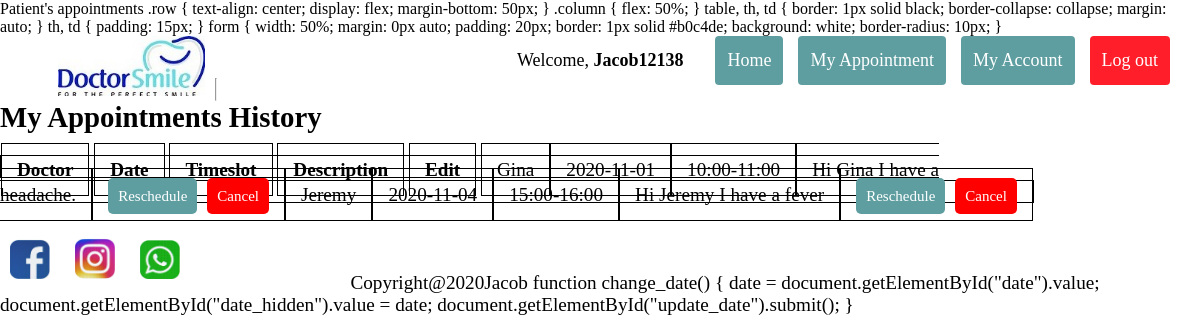
The page /patient_appointment.php (signed in) on the database its author committed.
### tables this page shows
CREATE TABLE IF NOT EXISTS `appointments` (
  `appointment_id` int(11) NOT NULL AUTO_INCREMENT,
  `patient_id` int(11) NOT NULL,
  `doctor_id` int(11) NOT NULL,
  `appointment_date` date NOT NULL,
  `timeslot` varchar(20) NOT NULL,
  `description` text,
  PRIMARY KEY (`appointment_id`),
  KEY `doctor_id` (`doctor_id`),
  KEY `patient_id` (`patient_id`),
  KEY `appointment_date` (`appointment_date`)
);

CREATE TABLE IF NOT EXISTS `users` (
  `id` int(11) NOT NULL AUTO_INCREMENT,
  `username` varchar(255) NOT NULL,
  `email` varchar(255) NOT NULL,
  `password` varchar(255) NOT NULL,
  `type` varchar(20) DEFAULT 'patient',
  `address` varchar(255) DEFAULT NULL,
  `phone` varchar(22) DEFAULT NULL,
  `gender` varchar(8) NOT NULL DEFAULT 'Male',
  `profile_image` varchar(1) NOT NULL DEFAULT '0',
  PRIMARY KEY (`id`)
);

### patient_appointment.php (the view, shortened to what this page needs)
<!DOCTYPE html>
<html lang="en">
<head>
    <link rel="stylesheet" type="text/css" href="basic.css">
</head>
<body>
    <?php
    include('server.php');
    include('header.php');
    ?>
    <h2 style="text-align: center;">My Appointments History</h2>
    <br>
    <br>
    <table>
        <tr>
            <th>Doctor</th>
            <th>Date</th>
            <th>Timeslot</th>
            <th style='width:50%'>Description</th>
            <th>Edit</th>
        </tr>
        <?php
        $user_id = $_SESSION["id"];
        $query = "SELECT users.username, appointments.appointment_id, appointments.appointment_date, appointments.timeslot, appointments.description
        FROM appointments
        INNER JOIN users ON appointments.doctor_id=users.id WHERE appointments.patient_id = $user_id ORDER BY appointment_date;";
        $result = mysqli_query($db, $query);
        while ($row = mysqli_fetch_array($result)) {
            echo "<tr><td>" . $row['username'] . "</td><td>" . $row['appointment_date'] . "</td><td>" . $row['timeslot'] . "</td><td>" . $row['description'] . "</td><td><a onclick=\"return confirm('Are you sure to reschedule?')\" href='patient_appointment.php?reschedule={$row['appointment_id']}' class='btn' style='background-color: #5f9ea0; text-decoration: none;'>Reschedule</a><a onclick=\"return confirm('Are you sure to cancel?')\" href='server.php?cancel={$row['appointment_id']}' class='btn' style='background-color: red; text-decoration: none; margin-left:10px'>Cancel</a></td></tr>";
        }
        ?>
    </table>
</body>
<?php include('footer.php'); ?>
<script>
    function change_date() {
        date = document.getElementById("date").value;
        document.getElementById("date_hidden").value = date;
        document.getElementById("update_date").submit();
    }
</script>
</html>

### header.php
<div class="header">
    <img src="images/logo.jpg" style="height: 60px; margin-left: 40px">
    <div class="header-right">
        <a style="margin-right: 20px;">Welcome, <strong><?php echo $_SESSION['username']; ?></strong></a>
        <a class="active" href="index.php">Home</a>
        <?php
        $type = $_SESSION['user_type'];
        if ($type == 'patient') {
            echo "<a class='active' href='patient_appointment.php'>My Appointment</a>";
        } else {
            echo "<a class='active' href='doctor_appointment.php'>My Appointment</a>";
        }
        ?>
        <a class="active" href="account.php">My Account</a>
        <a class="logout" href="index.php?logout='1'">Log out</a>
    </div>
</div>
<hr>
<br>

### footer.php
<br>
<br>
<div style="text-align:right; margin-right: 13%">
    <a href="https://www.facebook.com/"><img src="images/facebook.png" style="display: inline-block; width:40px; margin: 10px"></a>
    <a href="https://www.instagram.com/"><img src="images/instagram.png" style="display: inline-block; width:40px; margin: 10px"></a>
    <a href="https://web.whatsapp.com/"><img src="images/whatsapp.png" style="display: inline-block; width:40px; margin: 10px"></a>
</div>
<p style="text-align: center; margin-top: 15px; margin-bottom: 15px">Copyright@2020Jacob</p>

### basic.css (style rules this page uses)
* { display: inline; }
body { font-size: 120%; }
.header { overflow: hidden; padding: 30px 10px 10px 10px; }
.header a { float: left; color: black; text-align: center; padding: 12px; text-decoration: none; font-size: 18px; line-height: 25px; border-radius: 4px; }
.header a.active { background-color: #5f9ea0; color: white; margin-right: 15px; }
.header a.logout { background-color: rgb(255, 30, 41); color: white; margin-right: 30px; }
.header-right { float: right; }
.btn { padding: 10px; font-size: 15px; color: white; background: #5f9ea0; border: none; border-radius: 5px; text-decoration: none; }

### patient_appointment.php (style rules this page uses)
table, th, td { border: 1px solid black; border-collapse: collapse; margin: auto; }
th, td { padding: 15px; }

### rows shown on the page
appointments: users.username "Gina", appointment_date "2020-11-01", timeslot "10:00-11:00", description "Hi Gina I have a headache."
appointments: users.username "Jeremy", appointment_date "2020-11-04", timeslot "15:00-16:00", description "Hi Jeremy I have a fever"

### other values the page prints
$_SESSION['username'] "Jacob12138"
